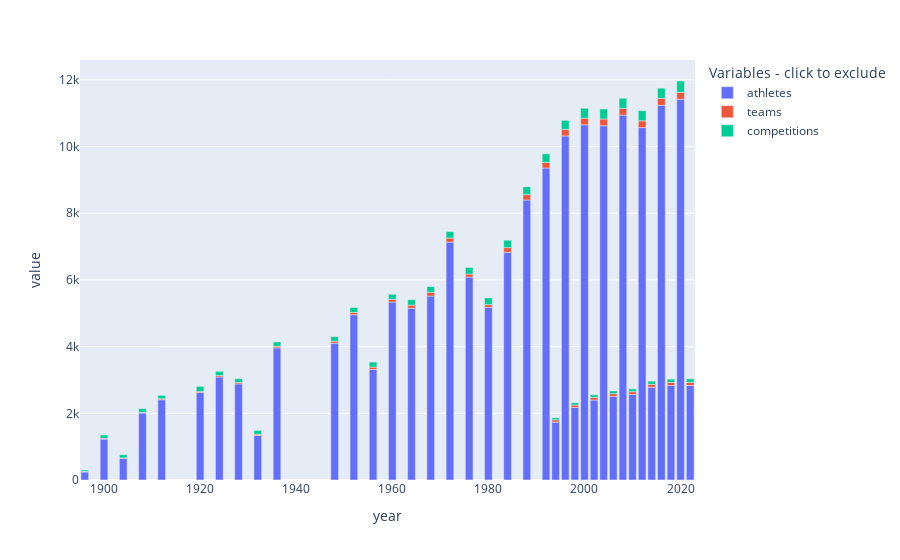

Source (notebook cell):
### Markdown cell above
## Athletes, Teams or Competitions

### Code cell
fig = bar_distribution_maker(df)
fig.show()

### Figure 1 — Plotly figure (JSON) as saved in the notebook; plotly's stock layout.template omitted (floating-point values rounded to 4 significant figures)
{"data": [{"alignmentgroup": "True", "hovertemplate": "variable=athletes<br>year=%{x}<br>value=%{y}<extra></extra>", "legendgroup": "athletes", "marker": {"color": "#636efa", "pattern": {"shape": ""}}, "name": "athletes", "offsetgroup": "athletes", "orientation": "v", "showlegend": true, "textposition": "auto", "type": "bar", "x": [1896, 1900, 1904, 1908, 1912, 1920, 1924, 1928, 1932, 1936, 1948, 1952, 1956, 1960, 1964, 1968, 1972, 1976, 1980, 1984, 1988, 1992, 1994, 1996, 1998, 2000, 2002, 2004, 2006, 2008, 2010, 2012, 2014, 2016, 2018, 2020, 2022], "xaxis": "x", "y": [241, 1226, 651, 2008, 2407, 2622, 3088, 2883, 1334, 3963, 4104, 4955, 3314, 5338, 5151, 5516, 7134, 6084, 5179, 6829, 8397, 9356, 1737, 10318, 2176, 10651, 2399, 10625, 2508, 10942, 2566, 10568, 2780, 11238, 2833, 11420, 2834], "yaxis": "y"}, {"alignmentgroup": "True", "hovertemplate": "variable=teams<br>year=%{x}<br>value=%{y}<extra></extra>", "legendgroup": "teams", "marker": {"color": "#EF553B", "pattern": {"shape": ""}}, "name": "teams", "offsetgroup": "teams", "orientation": "v", "showlegend": true, "textposition": "auto", "type": "bar", "x": [1896, 1900, 1904, 1908, 1912, 1920, 1924, 1928, 1932, 1936, 1948, 1952, 1956, 1960, 1964, 1968, 1972, 1976, 1980, 1984, 1988, 1992, 1994, 1996, 1998, 2000, 2002, 2004, 2006, 2008, 2010, 2012, 2014, 2016, 2018, 2020, 2022], "xaxis": "x", "y": [14, 26, 12, 22, 28, 29, 44, 46, 37, 49, 59, 69, 72, 83, 93, 112, 121, 92, 80, 140, 159, 169, 67, 197, 72, 199, 77, 201, 80, 204, 82, 204, 88, 207, 92, 206, 91], "yaxis": "y"}, {"alignmentgroup": "True", "hovertemplate": "variable=competitions<br>year=%{x}<br>value=%{y}<extra></extra>", "legendgroup": "competitions", "marker": {"color": "#00cc96", "pattern": {"shape": ""}}, "name": "competitions", "offsetgroup": "competitions", "orientation": "v", "showlegend": true, "textposition": "auto", "type": "bar", "x": [1896, 1900, 1904, 1908, 1912, 1920, 1924, 1928, 1932, 1936, 1948, 1952, 1956, 1960, 1964, 1968, 1972, 1976, 1980, 1984, 1988, 1992, 1994, 1996, 1998, 2000, 2002, 2004, 2006, 2008, 2010, 2012, 2014, 2016, 2018, 2020, 2022], "xaxis": "x", "y": [43, 95, 95, 110, 102, 156, 126, 109, 117, 129, 136, 149, 151, 150, 163, 172, 195, 198, 203, 221, 237, 257, 61, 271, 68, 300, 78, 301, 84, 302, 86, 302, 98, 306, 102, 339, 109], "yaxis": "y"}], "layout": {"barmode": "relative", "legend": {"title": {"text": "Variables - click to exclude"}, "tracegroupgap": 0}, "margin": {"t": 60}, "xaxis": {"anchor": "y", "domain": [0, 1], "title": {"text": "year"}}, "yaxis": {"anchor": "x", "domain": [0, 1], "title": {"text": "value"}}}}
